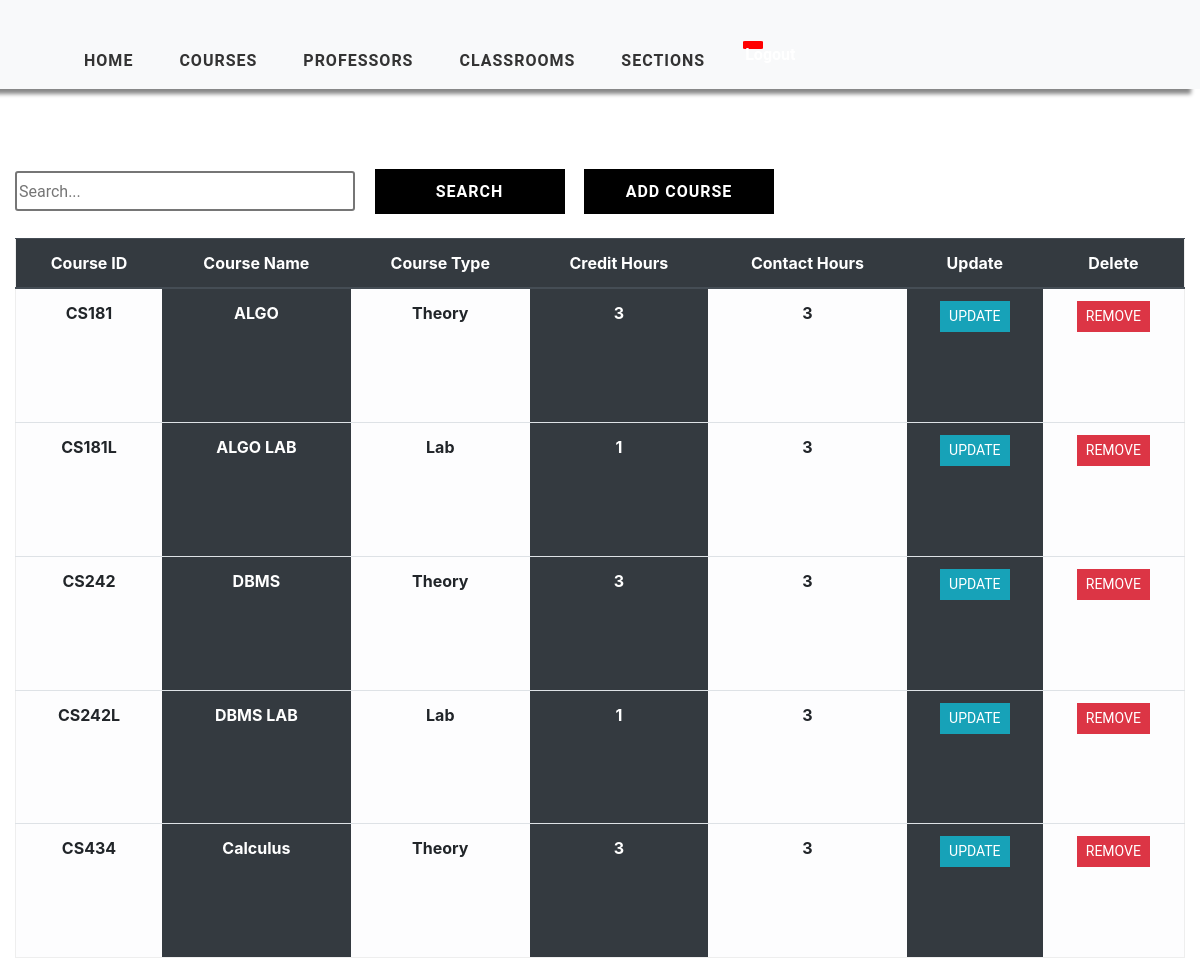
/course_view/ (signed in), run on the app's committed database.
### timetableapp/models.py (models this page shows, shortened)
class Course(models.Model):
    COURSE_TYPE = (
        ('Theory', 'Theory'),
        ('Lab', 'Lab')
    )
    course_id = models.CharField(max_length=1000, primary_key=True)
    course_name = models.CharField(max_length=1000, null=True)
    course_type = models.CharField(max_length=200, null=True, choices=COURSE_TYPE)
    credit_hours = models.IntegerField(null=True)
    contact_hours = models.IntegerField(null=True)

### timetableapp/views.py (the view)
# urls.py: path('course_view/', views.CourseTable, name='course_view'),
@login_required(login_url='login')
def CourseTable(request):
    course = Course.objects.all()
    context = {'course': course}
    return render(request, 'timetableapp/CourseTable.html', context)

### timetableapp/templates/timetableapp/CourseTable.html (shortened to what this page needs)
{% extends 'timetableapp/main.html' %}
{% load static %}
{% block content %}
    <div class="container-fluid">
    <div class="search">
        <input type="text" class="searchbox" placeholder="Search...">
        <input type="submit" value="Search" class="searchButton">
        <a href="{% url 'add-course' %}"><button class="searchButton">Add Course </button></a>
    </div>
	<div class="table-responsive-lg">
        <table class="table ">
            <thead class="thead-dark">
			<tr>
                <div class="header__item filter__link" >
                   <th scope="col" class="text-center">Course ID</th>
                </div>
                <div class="header__item filter__link">
                  <th class="text-center" scope="col">Course Name</th>
                </div>
                <div class="header__item filter__link">
                   <th class="text-center" scope="col">Course Type</th>
                </div>
                <div class="header__item filter__link" >
                   <th class="text-center" scope="col">Credit Hours</th>
                </div>
                <div class="header__item filter__link">
                   <th class="text-center" scope="col">Contact Hours</th>
                </div>
                <div class="header__item filter__link">
                    <th class="text-center" scope="col"> Update</th>
                </div>
                <div class="header__item filter__link">
                     <th class="text-center" scope="col">Delete</th>
                </div>
			</tr>
            </thead>
                {% for corse in course %}
				<tr>
                        <th scope="row" class="table-light text-center">{{ corse.course_id }}</th>
						<th scope="row" class="table-dark text-center"  >{{ corse.course_name }}</th>
						<th scope="row" class="table-light text-center"> {{ corse.course_type}}</th>
						<th scope="row" class="table-dark text-center"> {{ corse.credit_hours}}</th>
                        <th scope="row" class="table-light text-center"> {{ corse.contact_hours}}</th>
                        <th scope="row" class="table-dark text-center"> <a href="{% url 'update-course' corse.course_id %}" class="btn btn-sm btn-info">Update</a></th>
                        <th scope="row" class="table-light text-center"> <a href="{% url 'delete-course' corse.course_id %}" class="btn btn-sm btn-danger" >Remove</a></th>
					</tr>
                {% endfor %}
        </table>
</div>
    </div>
{% endblock %}

### timetableapp/templates/timetableapp/main.html (shortened to what this page needs)
<!DOCTYPE html>
<html lang="en">
<head>
    {% load static %}
	<link href="{% static 'css/style.css' %}" rel="stylesheet">
    <link href="{% static 'css/tables.css' %}" rel="stylesheet">
    <link href="{% static 'css/add.css' %}" rel="stylesheet">
    <link href="{% static 'css/nav.css' %}" rel="stylesheet">
    <link rel="stylesheet" href="https://maxcdn.bootstrapcdn.com/bootstrap/4.5.0/css/bootstrap.min.css">
    <link rel="stylesheet" href="https://stackpath.bootstrapcdn.com/font-awesome/4.7.0/css/font-awesome.min.css">
    <link rel="stylesheet" src="extensions/sticky-header/bootstrap-table-sticky-header.css">
</head>
<body>
            <nav id="header"  class="navbar navbar-expand-lg navbar-light bg-light">
                <div class="container-fluid">
                    <div class="collapse navbar-collapse collapse" data-toggle="collapse" aria-expanded="false"  id="navbarSupportedContent">
                        <ul class="nav navbar-nav ">
                            <li class="nav-item text-center active">
                                <a class="nav-link link" href="{% url 'selection' %}">Home</a>
                            </li>
                            <li class="nav-item text-center">
                                <a class="nav-link link" href="{% url 'add-course' %}">Courses</a>
                            </li>
                            <li class="nav-item text-center">
                                <a class="nav-link link" href="{% url 'add-professor' %}">Professors</a>
                            </li>
                            <li class="nav-item text-center">
                                <a class="nav-link link"  href="{% url 'add-classroom' %}">Classrooms </a>
                            </li>
                            <li class="nav-item text-center">
                                <a class="nav-link link" href="{% url 'add-class' %}">Sections</a>
                            </li>
                            <a class="logout text-center" style="" href="{% url 'logout' %}" >
                            <li class="nav-item text-center">
                                Logout
                            </li>
                            </a>
                        </ul>
                    </div>
                </div>
            </nav>
        {% block content %}
        {% endblock %}
</body>
</html>

### static/css/style.css (style rules this page uses)
a { cursor: pointer; }
#header { width: 100%; background:#fff; box-shadow:-9px 5px 4px #888888 !important; overflow:auto; position: sticky; top: 0; }
#header ul { padding:33px 0 0 45px; }
#header li { list-style:none; margin-right:30px; }
#header li a.link { font-weight:700; color:#333; font-size: 16px; text-decoration:none; text-transform:uppercase; letter-spacing:1px; }
.logout { width:30px !important; height:30px !important; background-color:red !important; color:white !important; }

### static/css/tables.css (style rules this page uses)
*, *:before, *:after { box-sizing: border-box; }
body { font-family: "Roboto", sans-serif; margin: 0; }
.table { border: 1px solid #eeeeee; overflow-y: auto; overflow-x: auto; overflow-style: marquee-line; height: 720px; }
.table-data, .header__item { flex: 1 1 20%; text-align: center; font-family: Roboto, sans-serif; font-weight: bold; }
.header__item { text-transform: uppercase; }
.filter__link { color: white; text-decoration: none; position: relative; display: inline-block; padding-left: 24px; padding-right: 24px; }
.filter__link::after { content: ""; position: absolute; right: -18px; color: white; font-size: 12px; top: 50%; transform: translateY(-50%); }
.btn { border-radius: 0 !important; font-family: Roboto, sans-serif !important; text-transform: uppercase; }
.search { display: inline-block; }
.searchbox { width: 340px; height: 40px; border-style: solid; border-radius: 3px; font-family: Roboto, sans-serif; text-align: justify; }
.searchButton { width: 190px; height: 45px ; font-family: Roboto, sans-serif; text-transform: uppercase; letter-spacing: 1px; font-weight: bolder; color: white ; background: black; margin-left: 15px; margin-top: 40px; border-color: black ; border-radius: 0 ; border-style: solid; border-width: 3px ; }

### static/css/nav.css (style rules this page uses)
.navbar { padding: 15px 10px; background: #fff; border: none; border-radius: 0; margin-bottom: 40px; box-shadow: 1px 1px 3px rgba(0, 0, 0, 0.1); }
.nav-item { font-family: Roboto, sans-serif !important; font-weight: bold; text-transform: capitalize; }
.logout { width: 20px !important; height: 8px !important; border: 2px solid red !important; border-radius: 10% !important; background-color: red !important; }

### data on the page
Course: course_id "CS181", course_name "ALGO", course_type "Theory", credit_hours "3", contact_hours "3"
Course: course_id "CS181L", course_name "ALGO LAB", course_type "Lab", credit_hours "1", contact_hours "3"
Course: course_id "CS242", course_name "DBMS", course_type "Theory", credit_hours "3", contact_hours "3"
Course: course_id "CS242L", course_name "DBMS LAB", course_type "Lab", credit_hours "1", contact_hours "3"
Course: course_id "CS434", course_name "Calculus", course_type "Theory", credit_hours "3", contact_hours "3"
